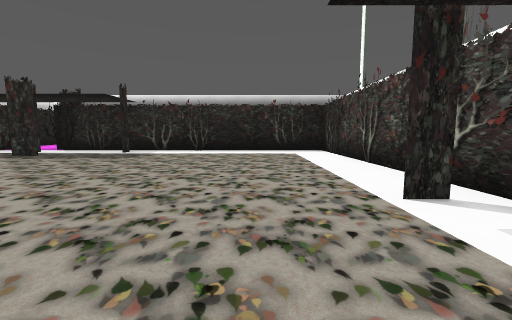
view 1 (above)

15 first-person views from a walk through a 3-D level made in the Godot game engine. The camera is 1.2 m above the floor, tilts 6° down and sees 90° across. The floor is counted in squares, 2 m on a side. Each view is taken from the middle of a square. On the plan, view 1 faces up. The plan holds only what a view shows up to about 9 squares ahead; the rest is blank. The place goes on beyond the plan. Some surface patterns are stand-ins.

view 2
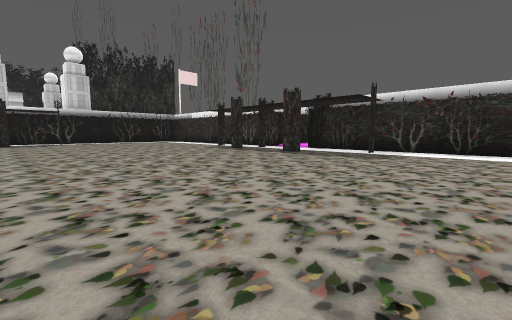

view 3
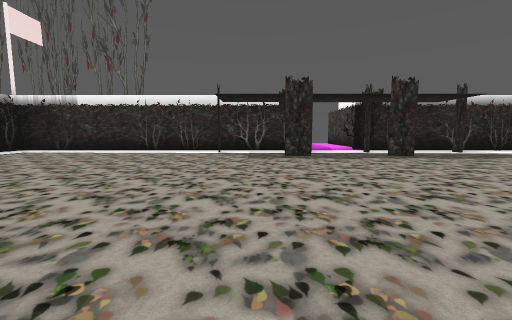

view 4
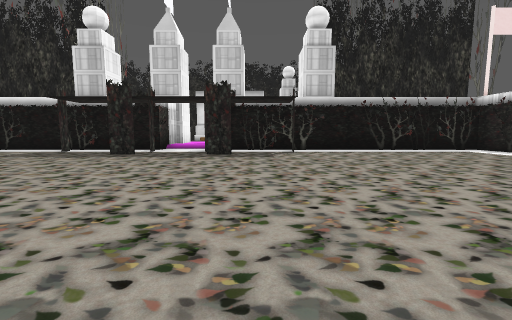

view 5
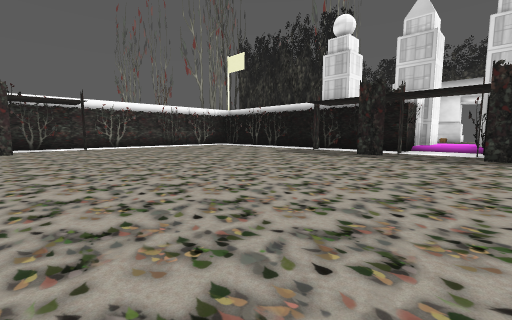

view 6
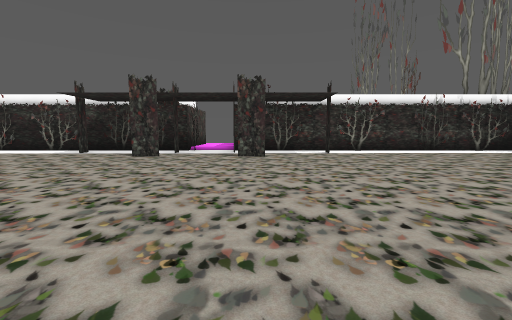

view 7
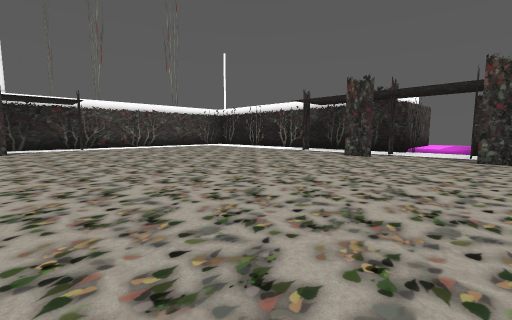

view 8
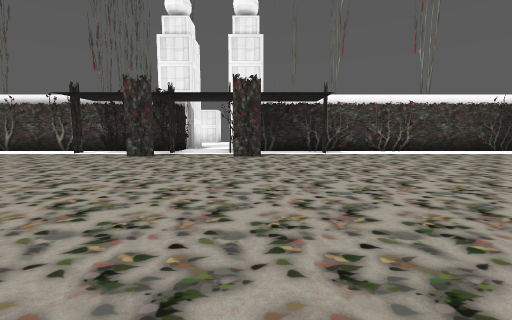

view 9
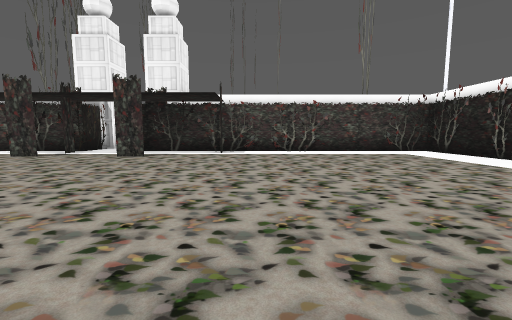

view 10
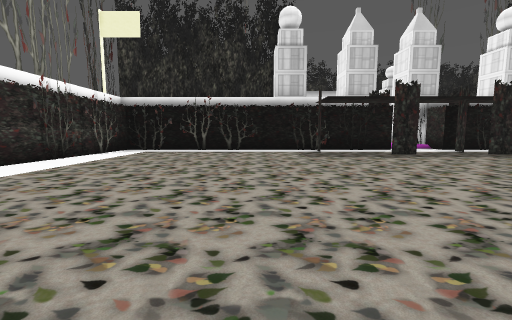

view 11
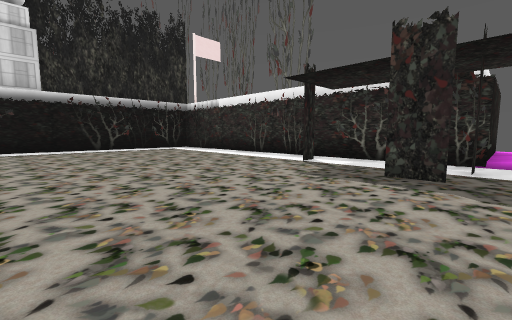

view 12
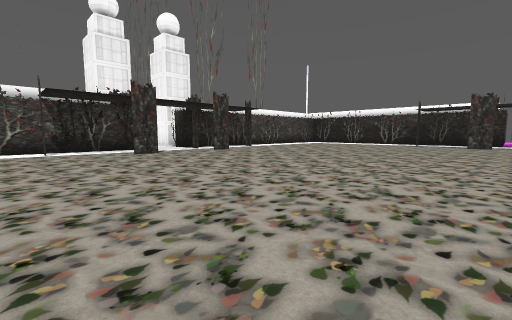

view 13
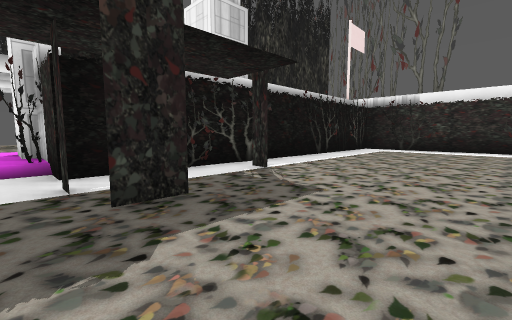

view 14
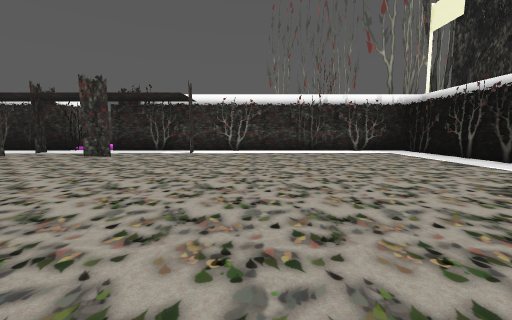

view 15
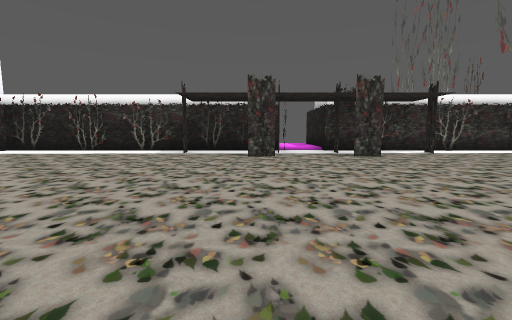

### Floor plan
Points are (right, up) in squares from view 1. A wall is a line through its corners. A room is listed if a view was taken in it or the views show most of it. See-through windows are left out.
Room 1 (views 1, 2, 3, 4, 5, 6, 7, 8, 9, 10, 11, 12, 13, 14, 15)
walls: (-8.3, 8.6) (-17.8, 8.7) (-17.9, -0.5); (-17.9, -2.3) (-17.9, -11.5) (-8.3, -11.5); (2.2, 0.4) (2.2, 8.6) (-7.1, 8.6); (-7, -11.5) (2.2, -11.5) (2.2, -2.1)
ways out: opening at (-8, -12)
objects: other object (-18, -3); other object (-18, 0); other object (-17, -5); other object (-17, -2); other object (-17, -1); other object (-17, 2); other object (-16, -3); other object (-16, 0); other object (-11, -11); other object (-11, 8); other object (-9, -11); other object (-9, -10); other object (-9, 7); other object (-9, 9); other object (-8, -11); other object (-8, 8); other object (-7, -11); other object (-7, 8); other object (-6, -11); other object (-6, -10); other object (-6, 7); other object (-6, 9); other object (-4, -11); other object (-4, 8); other object (1, -5); other object (1, -3); other object (1, -2); other object (1, -1); other object (1, 0); other object (1, 2); other object (2, -3); other object (2, 0)

Where each view was taken, in squares from view 1:
view 1: 0 up, 0 right, facing up
view 2: 0 up, 1 left, facing up-left
view 3: 0 up, 10 left, facing up
view 4: 1 up, 9 left, facing left
view 5: 0 up, 9 left, facing down-left
view 6: 3 down, 9 left, facing down
view 7: 3 down, 9 left, facing down-right
view 8: 3 down, 6 left, facing right
view 9: 6 down, 6 left, facing right
view 10: 7 down, 9 left, facing left
view 11: 3 up, 8 left, facing up-left
view 12: 3 up, 7 left, facing down-right
view 13: 1 down, 14 left, facing up-left
view 14: 3 down, 13 left, facing down
view 15: 3 down, 6 left, facing down
